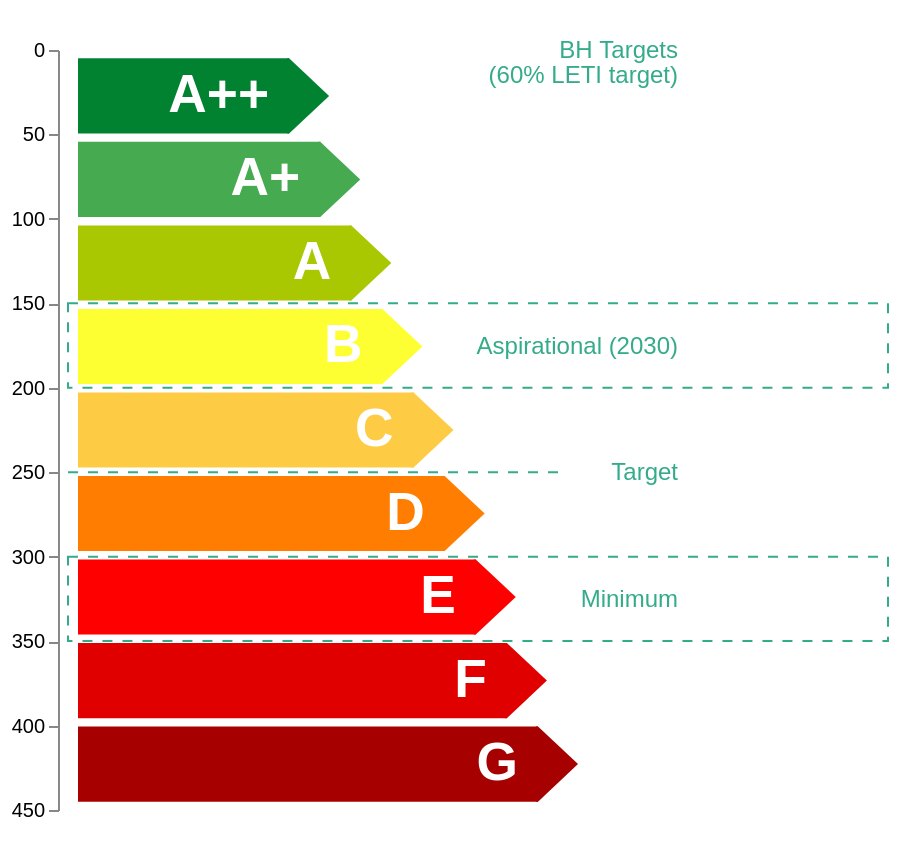

Here is the Vega-Lite specification saved for this chart:
### Vega specification from a JSON file in a GitHub repository (floating-point values rounded to 4 significant figures)
{"$schema": "https://vega.github.io/schema/vega/v5.json", "description": "Energy rating sticker.", "width": 420, "height": 400, "padding": {"left": 5, "top": 5, "right": 5, "bottom": 20}, "autosize": "pad", "data": [{"name": "ratings", "values": [{"label": "A++", "min": 0, "max": 50}, {"label": "A+", "min": 50, "max": 100}, {"label": "A", "min": 100, "max": 150}, {"label": "B", "min": 150, "max": 200}, {"label": "C", "min": 200, "max": 250}, {"label": "D", "min": 250, "max": 300}, {"label": "E", "min": 300, "max": 350}, {"label": "F", "min": 350, "max": 400}, {"label": "G", "min": 400, "max": 450}]}, {"name": "entries", "values": []}, {"name": "targetRanges", "values": [{"min": 150, "max": 200, "mid": 175, "label": "Aspirational (2030)"}, {"min": 300, "max": 350, "mid": 325, "label": "Minimum"}]}, {"name": "targets", "values": [{"value": 250, "label": "Target", "scale": 1}, {"value": 0, "label": "BH Targets", "scale": 1e-10}, {"value": 15, "label": "(60% LETI target)", "scale": 1e-10}]}], "scales": [{"name": "xscale", "type": "linear", "domain": [0, 450], "range": [100, {"signal": "width-180"}]}, {"name": "yLinearScale", "type": "linear", "domain": [0, 450], "clamp": true, "range": [20, {"signal": "height"}]}, {"name": "yBandScale", "type": "band", "padding": 0.1, "domain": {"data": "ratings", "field": "label"}, "range": [20, {"signal": "height"}]}, {"name": "color", "type": "ordinal", "domain": {"data": "ratings", "field": "label"}, "range": ["#008231", "#46AA50", "#A9C801", "#FEFF33", "#FECC44", "#FF7D01", "#FE0000", "#E00000", "#A70000"]}], "axes": [{"orient": "left", "scale": "yLinearScale"}], "marks": [{"type": "rect", "from": {"data": "ratings"}, "encode": {"enter": {"y": {"scale": "yBandScale", "field": "label"}, "height": {"scale": "yBandScale", "band": 1}, "x": {"scale": "xscale", "field": "max"}, "x2": {"value": 10}, "fill": {"scale": "color", "field": "label"}}}}, {"type": "path", "from": {"data": "ratings"}, "encode": {"enter": {"path": {"value": "M-1,0 L0,0 L20,0.5 L0,1 L-1,1 Z"}, "scaleY": {"scale": "yBandScale", "band": 1}, "y": {"scale": "yBandScale", "field": "label"}, "x": {"scale": "xscale", "field": "max", "offset": -0.0}, "x2": {"value": 0}, "fill": {"scale": "color", "field": "label"}}}}, {"type": "text", "from": {"data": "ratings"}, "encode": {"enter": {"align": {"value": "right"}, "baseline": {"value": "middle"}, "fill": {"value": "white"}, "x": {"scale": "xscale", "field": "max", "offset": -10}, "y": {"scale": "yBandScale", "field": "label", "band": 0.5}, "text": {"field": "label"}, "fontSize": {"signal": "height/15"}, "fontWeight": {"value": "bold"}}}}, {"type": "path", "from": {"data": "entries"}, "encode": {"enter": {"path": {"value": "M40,-1 H-30 L-50,0 L-30,1 H40 Z"}, "scaleY": {"signal": "height/22"}, "fill": {"value": "black"}, "x": {"signal": "width - 50"}, "y": {"scale": "yLinearScale", "field": "value"}}}}, {"type": "text", "from": {"data": "entries"}, "encode": {"enter": {"align": {"value": "left"}, "baseline": {"value": "middle"}, "fill": {"value": "white"}, "x": {"signal": "width-80"}, "text": {"field": "rating"}, "fontSize": {"signal": "height/15"}, "fontWeight": {"value": "bold"}, "y": {"scale": "yLinearScale", "field": "value"}}}}, {"type": "rect", "from": {"data": "targetRanges"}, "encode": {"enter": {"y": {"scale": "yLinearScale", "field": "min"}, "y2": {"scale": "yLinearScale", "field": "max"}, "x": {"signal": "width - 5"}, "x2": {"value": 5}, "stroke": {"value": "#34AB8A"}, "strokeDash": {"value": [5.0, 5.0]}}}}, {"type": "text", "from": {"data": "targetRanges"}, "encode": {"enter": {"align": {"value": "right"}, "baseline": {"value": "middle"}, "fill": {"value": "#34AB8A"}, "x": {"signal": "width - 110"}, "y": {"scale": "yLinearScale", "field": "mid"}, "text": {"field": "label"}, "fontSize": {"value": 12}}}}, {"type": "path", "from": {"data": "targets"}, "encode": {"enter": {"path": {"value": "M0,0 L250,0"}, "stroke": {"value": "#34AB8A"}, "strokeDash": {"value": [5.0, 5.0]}, "scaleX": {"field": "scale"}, "x": {"value": 5}, "y": {"scale": "yLinearScale", "field": "value"}}}}, {"type": "text", "from": {"data": "targets"}, "encode": {"enter": {"align": {"value": "right"}, "baseline": {"value": "middle"}, "fill": {"value": "#34AB8A"}, "x": {"signal": "width - 110"}, "y": {"scale": "yLinearScale", "field": "value"}, "text": {"field": "label"}, "fontSize": {"value": 12}}}}]}
